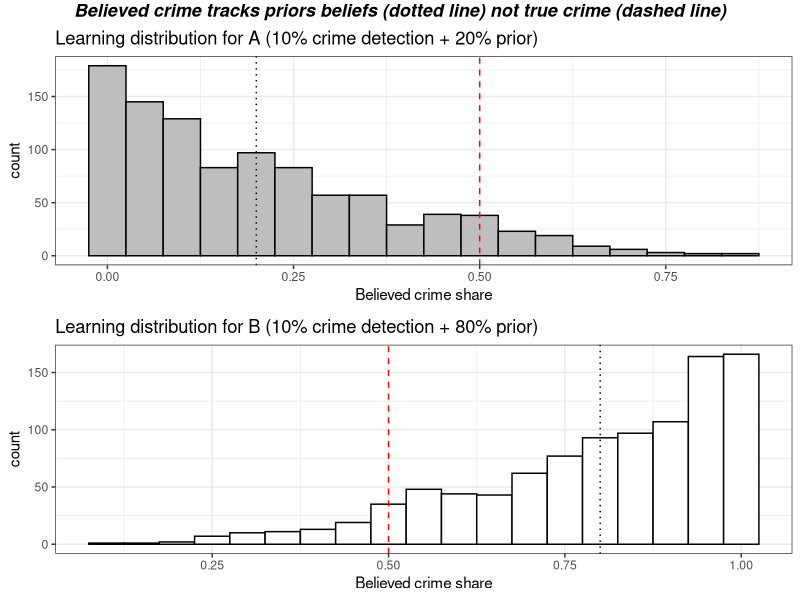
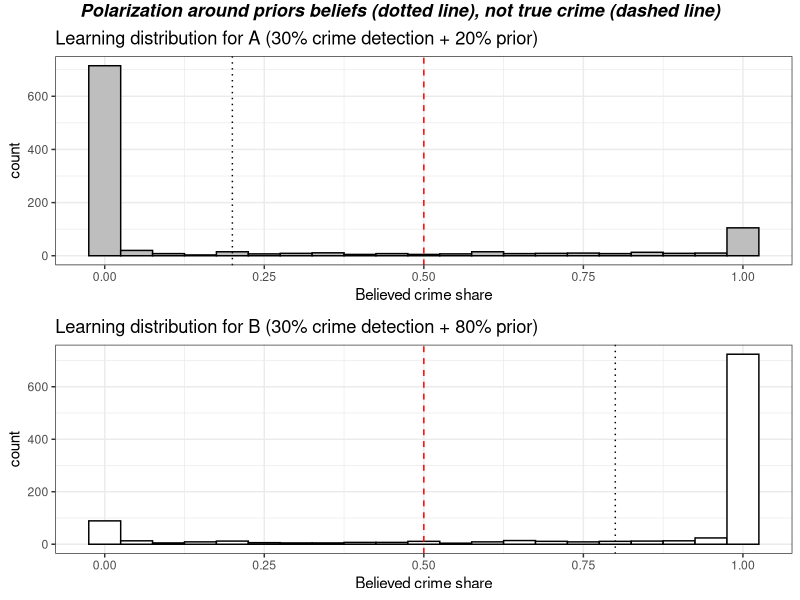

Write the R code that produced these figures, in order. (Note: a time limit stopped this script after it produced the figures.)
## ---- chunk 1
# true crime allocation between A and B
a <- 0.5
b <- 0.5

# police crime detection rate when visiting an area
x <- 0.1

# police beliefs about crime allocation between A and B -- as "ac" and "bc"
ac <- 0.2
bc <- 0.8
## ---- chunk 2
# starting matrix consisting of just two rows: "ac" and "bc" for believed crime allocation by areas A and B
start <- c(ac, bc)          # vector consisting of ac and bc
df <- data.frame(start)     # turn vector into data.frame

# update function
update <- function(df) {
      # first row from last column of matrix, picks out ac
          ac <- df[1, ncol(df)]
      # second row from last column of matrix, picks out bc
          bc <- df[2, ncol(df)]
      # flip coin for decision where to go
          outcome <- c(1, 0)
          flip <- sample(outcome, 1, prob=c(ac,bc))  # ac and bc: probabilities of coin landing A or B
      # Case 1 - police goes to area A
        if (flip==1) {
          # update ac and bc values by adding detected crime (a*x) and normalizing
          # a is true crime in A and x is true detection rate
            ac1_new <- (ac+a*x)/(ac+a*x+bc)
            bc1_new <- (bc)/(ac+a*x+bc)
          # update matrix
            add <- c(ac1_new, bc1_new)
            # dff new matrix with values of ac and bc updated after crime detection
            dff <- data.frame(add)
            df <- cbind(df, dff)
            return(df)
                        }
        # Case 2 - police goes to area B  
          else {
             # update ac and bc values by adding detected crime (b*x) and normalizing
            # b is true crime in B and x is true detection rate
            ac2_new <- (ac)/(ac+b*x+bc)
            bc2_new <- (bc+b*x)/(ac+b*x+bc)
          # update matrix
            add <- c(ac2_new, bc2_new)
            dff <- data.frame(add)
            df <- cbind(df, dff)
            return(df)
                 }
  }
## ---- chunk 3
update(df)
## ---- chunk 4
apply_n_times <- function(input, update, n){
  for(i in 1:n){            # "update" function takes its output as input up to n applications
    input <- update(input)
  }
  return(input)
}
## ---- chunk 5
# starting matrix, ac and bc believed crime proportion by areas A and B
ac <- 0.2
bc <- 0.8
start <- c(ac, bc)
df <- data.frame(start)

end <- apply_n_times(df, update, 100)
# apply function "update" to itself 100 times and assigns to "end"
end
## ---- chunk 6
# apply_update_n_times(df, update, 100)[1, ncol(end)]
# picks out first row and last column of this function  -- i.e. latest updated value of ac

# apply_update_n_times(df, update, 100)[2, ncol(end)]
# picks out second row and last column of this function  -- i.e. latest updated value of bc

# replicate function "update" 1000 times
last_ac <- replicate(1000, apply_n_times(df, update, 100)[1, ncol(end)])
last_bc <- replicate(1000, apply_n_times(df, update, 100)[2, ncol(end)])
## ---- chunk 7
library(ggplot2)
library(gridExtra) 
library(ggpubr)
library(grid)
library(gridExtra)
## ---- chunk 8
# histogram of results for latest ac values
data <- as.data.frame(last_ac)
a <- ggplot(data, aes(x=last_ac)) + 
  geom_histogram(binwidth = 0.05, color="black", fill="grey") + 
  theme_bw() +
  geom_vline(xintercept = 0.2, linetype="dotted", color = "black", size=0.5) +
  geom_vline(xintercept = 0.5, linetype="dashed", color = "red", size=0.5) +
  xlab("Believed crime share") +
  ggtitle("Learning distribution for A (10% crime detection + 20% prior)")

# histogram of results for latest bc values
data <- as.data.frame(last_bc)
b <- ggplot(data, aes(x=last_bc)) + 
  geom_histogram(binwidth = 0.05, color="black", fill="white") + 
  theme_bw() +
  geom_vline(xintercept = 0.8, linetype="dotted", color = "black", size=0.5) +
  geom_vline(xintercept = 0.5, linetype="dashed", color = "red", size=0.5) +
  xlab("Believed crime share") +
  ggtitle("Learning distribution for B (10% crime detection + 80% prior)")

grid.arrange(a, b, ncol = 1, top=textGrob("Believed crime tracks priors beliefs (dotted line) not true crime (dashed line)", vjust= 0.4, gp=gpar(fontsize=13,font=4)))
## ---- chunk 9
# true crime allocation between A and B, no longer even
a <- 0.5
b <- 0.5

# police crime detection rate when visiting an area
x <- 0.30

# police beliefs about crime allocation between A and B -- as "ac" and "bc"
ac <- 0.2
bc <- 0.8

# starting matrix, ac and bc believed crime proportion by areas A and B
start <- c(ac, bc)
df <- data.frame(start)

end <- apply_n_times(df, update, 100)
# apply function "update" to itself 100 times and assigns to "end"

# replicate function "update" 1000 times
last_ac <- replicate(1000, apply_n_times(df, update, 100)[1, ncol(end)])
last_bc <- replicate(1000, apply_n_times(df, update, 100)[2, ncol(end)])

# histogram of results for latest ac values
data <- as.data.frame(last_ac)
a <- ggplot(data, aes(x=last_ac)) + 
  geom_histogram(binwidth = 0.05, color="black", fill="grey") + 
  theme_bw() +
  geom_vline(xintercept = 0.2, linetype="dotted", color = "black", size=0.5) +
  geom_vline(xintercept = 0.5, linetype="dashed", color = "red", size=0.5) +
  xlab("Believed crime share") +
  ggtitle("Learning distribution for A (30% crime detection + 20% prior)")

# histogram of results for latest bc values
data <- as.data.frame(last_bc)
b <- ggplot(data, aes(x=last_bc)) + 
  geom_histogram(binwidth = 0.05, color="black", fill="white") + 
  theme_bw() +
  geom_vline(xintercept = 0.8, linetype="dotted", color = "black", size=0.5) +
  geom_vline(xintercept = 0.5, linetype="dashed", color = "red", size=0.5) +
  xlab("Believed crime share") +
  ggtitle("Learning distribution for B (30% crime detection + 80% prior)")

grid.arrange(a, b, ncol = 1, top=textGrob("Polarization around priors beliefs (dotted line), not true crime (dashed line)", vjust= 0.4, gp=gpar(fontsize=13,font=4)))
## ---- chunk 10
# true crime allocation between A and B, no longer even
a <- 0.2
b <- 0.8

# police crime detection rate when visiting an area
x <- 0.1

# police beliefs about crime allocation between A and B -- as "ac" and "bc"
ac <- 0.5
bc <- 0.5

# starting matrix, ac and bc believed crime proportion by areas A and B
start <- c(ac, bc)
df <- data.frame(start)

end <- apply_n_times(df, update, 100)
# apply function "update" to itself 100 times and assigns to "end"

# replicate function "update" 1000 times
last_ac <- replicate(1000, apply_n_times(df, update, 100)[1, ncol(end)])
last_bc <- replicate(1000, apply_n_times(df, update, 100)[2, ncol(end)])

# histogram of results for latest ac values
data <- as.data.frame(last_ac)
a <- ggplot(data, aes(x=last_ac)) + 
  geom_histogram(binwidth = 0.05, color="black", fill="grey") + 
  theme_bw() +
  geom_vline(xintercept = 0.2, linetype="dashed", color = "red", size=0.5) +
  geom_vline(xintercept = 0.5, linetype="dotted", color = "black", size=0.5) +
  xlab("Believed crime share") +
  ggtitle("Learning distribution for A (10% crime detection + 50% prior)")

# histogram of results for latest bc values
data <- as.data.frame(last_bc)
b <- ggplot(data, aes(x=last_bc)) + 
  geom_histogram(binwidth = 0.05, color="black", fill="white") + 
  theme_bw() +
  geom_vline(xintercept = 0.8, linetype="dashed", color = "red", size=0.5) +
  geom_vline(xintercept = 0.5, linetype="dotted", color = "black", size=0.5) +
  xlab("Believed crime share") +
  ggtitle("Learning distribution for B (10% crime detection + 50% prior)")

grid.arrange(a, b, ncol = 1, top=textGrob("Polarization close to true crime (dashed line) away from prior beliefs (dotted line)", vjust= 0.4, gp=gpar(fontsize=13,font=4)))

## ---- chunk 11
# true crime allocation between A and B, no longer even
a <- 0.49
b <- 0.51

# police crime detection rate when visiting an area
x <- 0.1

# police beliefs about crime allocation between A and B -- as "ac" and "bc"
ac <- 0.5
bc <- 0.5

# starting matrix, ac and bc believed crime proportion by areas A and B
start <- c(ac, bc)
df <- data.frame(start)

end <- apply_n_times(df, update, 500)
# apply function "update" to itself 100 times and assigns to "end"

# replicate function "update" 1000 times
last_ac <- replicate(1000, apply_n_times(df, update, 500)[1, ncol(end)])
last_bc <- replicate(1000, apply_n_times(df, update, 500)[2, ncol(end)])

# histogram of results for latest ac values
data <- as.data.frame(last_ac)
a <- ggplot(data, aes(x=last_ac)) + 
  geom_histogram(binwidth = 0.05, color="black", fill="grey") + 
  theme_bw() +
  geom_vline(xintercept = 0.49, linetype="dashed", color = "red", size=0.5) +
  geom_vline(xintercept = 0.5, linetype="dotted", color = "black", size=0.5) +
  xlab("Believed crime share") +
  ggtitle("Learning distribution for A (10% crime detection + 50% prior)")

# histogram of results for latest bc values
data <- as.data.frame(last_bc)
b <- ggplot(data, aes(x=last_bc)) + 
  geom_histogram(binwidth = 0.05, color="black", fill="white") + 
  theme_bw() +
  geom_vline(xintercept = 0.51, linetype="dashed", color = "red", size=0.5) +
  geom_vline(xintercept = 0.5, linetype="dotted", color = "black", size=0.5) +
  xlab("Believed crime share") +
  ggtitle("Learning distribution for B (10% crime detection + 50% prior)")

grid.arrange(a, b, ncol = 1, top=textGrob("Polarization away from true crime (dashed line)", vjust= 0.4, gp=gpar(fontsize=13,font=4)))
## ---- chunk 12
# true crime allocation between A and B
a <- 0.5
b <- 0.5

# police crime detection rate when visiting an area
x <- 0.1

#  crime reporting rate from citizens
r <- 0.1

# police beliefs about crime allocation between A and B -- as "ac" and "bc"
ac <- 0.2
bc <- 0.8
## ---- chunk 13
# starting matrix consisting of just two rows: "ac" and "bc" for believed crime allocation by areas A and B
start <- c(ac, bc)          # vector consisting of ac and bc
df <- data.frame(start)     # turn vector into data.frame

# update function
update_r <- function(df) {
      # first row from last column of matrix, picks out ac
          ac <- df[1, ncol(df)]
      # second row from last column of matrix, picks out bc
          bc <- df[2, ncol(df)]
      # merge with crime reporting, 1/2 weight reporting    
          ac <- (1/2*(ac)+1/2*(a*r))/((1/2*(ac)+1/2*(a*r))+(1/2*(bc)+1/2*(b*r)))
          bc <- (1/2*(bc)+1/2*(b*r))/((1/2*(ac)+1/2*(a*r))+(1/2*(bc)+1/2*(b*r)))
      # flip coin for decision where to go
          outcome <- c(1, 0)
          flip <- sample(outcome, 1, prob=c(ac,bc))  # ac and bc: probabilities of coin landing A or B
      # Case 1 - police goes to area A
        if (flip==1) {
          # update ac and bc values by adding detected crime (a*x) and normalizing
          # a is true crime in A and x is true detection rate
            ac1_new <- (ac+a*x)/(ac+a*x+bc)
            bc1_new <- (bc)/(ac+a*x+bc)
          # update matrix
            add <- c(ac1_new, bc1_new)
            # dff new matrix with values of ac and bc updated after crime detection
            dff <- data.frame(add)
            df <- cbind(df, dff)
            return(df)
                        }
        # Case 2 - police goes to area B  
          else {
             # update ac and bc values by adding detected crime (b*x) and normalizing
            # b is true crime in B and x is true detection rate
            ac2_new <- (ac)/(ac+b*x+bc)
            bc2_new <- (bc+b*x)/(ac+b*x+bc)
          # update matrix
            add <- c(ac2_new, bc2_new)
            dff <- data.frame(add)
            df <- cbind(df, dff)
            return(df)
                 }
  }
## ---- chunk 14
# starting matrix, ac and bc believed crime proportion by areas A and B
start <- c(ac, bc)
df <- data.frame(start)

end <- apply_n_times(df, update_r, 100)
# apply function "update" to itself 100 times and assigns to "end"

# replicate function "update" 1000 times
last_ac <- replicate(1000, apply_n_times(df, update_r, 100)[1, ncol(end)])
last_bc <- replicate(1000, apply_n_times(df, update_r, 100)[2, ncol(end)])

# histogram of results for latest ac values
data <- as.data.frame(last_ac)
a <- ggplot(data, aes(x=last_ac)) + 
  geom_histogram(binwidth = 0.05, color="black", fill="grey") + 
  theme_bw() +
  geom_vline(xintercept = 0.2, linetype="dotted", color = "black", size=0.5) +
  geom_vline(xintercept = 0.5, linetype="dashed", color = "red", size=0.5) +
  xlab("Believed crime share") +
  ggtitle("Learning distribution for A (10% crime detection + 20% prior)")

# histogram of results for latest bc values
data <- as.data.frame(last_bc)
b <- ggplot(data, aes(x=last_bc)) + 
  geom_histogram(binwidth = 0.05, color="black", fill="white") + 
  theme_bw() +
  geom_vline(xintercept = 0.8, linetype="dotted", color = "black", size=0.5) +
  geom_vline(xintercept = 0.5, linetype="dashed", color = "red", size=0.5) +
  xlab("Believed crime share") +
  ggtitle("Learning distribution for B (10% crime detection + 80% prior)")

grid.arrange(a, b, ncol = 1, top=textGrob("Convergence to true crime (dashed line) thanks to crime reports", vjust= 0.4, gp=gpar(fontsize=13,font=4)))

## ---- chunk 15
# true crime allocation between A and B
a <- 0.5
b <- 0.5

# police crime detection rate when visiting an area
x <- 0.6

#  crime reporting rate from citizens
r <- 0.6

# police beliefs about crime allocation between A and B -- as "ac" and "bc"
ac <- 0.2
bc <- 0.8
## ---- chunk 16
# starting matrix consisting of just two rows: "ac" and "bc" for believed crime allocation by areas A and B
start <- c(ac, bc)          # vector consisting of ac and bc
df <- data.frame(start)     # turn vector into data.frame

# update function
update_r <- function(df) {
      # first row from last column of matrix, picks out ac
          ac <- df[1, ncol(df)]
      # second row from last column of matrix, picks out bc
          bc <- df[2, ncol(df)]
      # merge with crime reporting, 1/2 weight reporting    
          ac <- (1/2*(ac)+1/2*(a*r))/((1/2*(ac)+1/2*(a*r))+(1/2*(bc)+1/2*(b*r)))
          bc <- (1/2*(bc)+1/2*(b*r))/((1/2*(ac)+1/2*(a*r))+(1/2*(bc)+1/2*(b*r)))
      # flip coin for decision where to go
          outcome <- c(1, 0)
          flip <- sample(outcome, 1, prob=c(ac,bc))  # ac and bc: probabilities of coin landing A or B
      # Case 1 - police goes to area A
        if (flip==1) {
          # update ac and bc values by adding detected crime (a*x) and normalizing
          # a is true crime in A and x is true detection rate
            ac1_new <- (ac+a*x)/(ac+a*x+bc)
            bc1_new <- (bc)/(ac+a*x+bc)
          # update matrix
            add <- c(ac1_new, bc1_new)
            # dff new matrix with values of ac and bc updated after crime detection
            dff <- data.frame(add)
            df <- cbind(df, dff)
            return(df)
                        }
        # Case 2 - police goes to area B  
          else {
             # update ac and bc values by adding detected crime (b*x) and normalizing
            # b is true crime in B and x is true detection rate
            ac2_new <- (ac)/(ac+b*x+bc)
            bc2_new <- (bc+b*x)/(ac+b*x+bc)
          # update matrix
            add <- c(ac2_new, bc2_new)
            dff <- data.frame(add)
            df <- cbind(df, dff)
            return(df)
                 }
  }
## ---- chunk 17
# starting matrix, ac and bc believed crime proportion by areas A and B
start <- c(ac, bc)
df <- data.frame(start)

end <- apply_n_times(df, update_r, 100)
# apply function "update" to itself 100 times and assigns to "end"

# replicate function "update" 1000 times
last_ac <- replicate(1000, apply_n_times(df, update_r, 100)[1, ncol(end)])
last_bc <- replicate(1000, apply_n_times(df, update_r, 100)[2, ncol(end)])

# histogram of results for latest ac values
data <- as.data.frame(last_ac)
a <- ggplot(data, aes(x=last_ac)) + 
  geom_histogram(binwidth = 0.05, color="black", fill="grey") + 
  theme_bw() +
  geom_vline(xintercept = 0.2, linetype="dotted", color = "black", size=0.5) +
  geom_vline(xintercept = 0.5, linetype="dashed", color = "red", size=0.5) +
  xlab("Believed crime share") +
  ggtitle("Learning distribution for A (10% crime detection + 20% prior)")

# histogram of results for latest bc values
data <- as.data.frame(last_bc)
b <- ggplot(data, aes(x=last_bc)) + 
  geom_histogram(binwidth = 0.05, color="black", fill="white") + 
  theme_bw() +
  geom_vline(xintercept = 0.8, linetype="dotted", color = "black", size=0.5) +
  geom_vline(xintercept = 0.5, linetype="dashed", color = "red", size=0.5) +
  xlab("Believed crime share") +
  ggtitle("Learning distribution for B (10% crime detection + 80% prior)")

grid.arrange(a, b, ncol = 1, top=textGrob("Split around true crime (dashed line) even with crime reports", vjust= 0.4, gp=gpar(fontsize=13,font=4)))

## ---- chunk 18
# true crime allocation between A and B
a <- 0.55
b <- 0.45

# police crime detection rate when visiting an area
x <- 0.1

#  crime reporting rate from citizens
r <- 0.1

# police beliefs about crime allocation between A and B -- as "ac" and "bc"
ac <- 0.2
bc <- 0.8
## ---- chunk 19
# starting matrix consisting of just two rows: "ac" and "bc" for believed crime allocation by areas A and B
start <- c(ac, bc)          # vector consisting of ac and bc
df <- data.frame(start)     # turn vector into data.frame

# update function
update_rp <- function(df) {
      # first row from last column of matrix, picks out ac
          ac <- df[1, ncol(df)]
      # second row from last column of matrix, picks out bc
          bc <- df[2, ncol(df)]
      # merge with crime reporting, 1/2 weight reporting    
          wr <- 1/2 # weight for reports r
          wp <- 1/2 # weight for police p
          ac <- (wp*(ac)+wr*(a*r))/((wp*(ac)+wr*(a*r))+(wp*(bc)+wr*(b*r)))
          bc <- (wp*(bc)+wr*(b*r))/((wp*(ac)+wr*(a*r))+(wp*(bc)+wr*(b*r)))
      
      # update ac and bc values by adding detected crime (a*x) and normalizing
      # a is true crime in A and x is true detection rate
      # detection rate of crime (a*x and b*x) in a and b is weighted by prior beliefs (ac, bc), so a*x*ac and b*x*bc
            ac_new <- (ac+a*x*ac)/((ac+a*x*ac)+(bc+b*x*bc))
            bc_new <- (bc+b*x*bc)/((ac+a*x*ac)+(bc+b*x*bc))
      # update matrix
            add <- c(ac_new, bc_new)
      # dff new matrix with values of ac and bc updated after crime detection
            dff <- data.frame(add)
            df <- cbind(df, dff)
            return(df)
                   }
## ---- chunk 20
# starting matrix, ac and bc believed crime proportion by areas A and B
start <- c(ac, bc)
df <- data.frame(start)
end <- apply_n_times(df, update_rp, 100) # repeat updating n times
share_a <- as.numeric(as.data.frame(end)[1,]) # collect ac values
share_b <- as.numeric(as.data.frame(end)[2,]) # collect bc values
iterations <- c(0:100) # label for numbers of iterations
data.frame(iterations, share_a, share_b)
## ---- chunk 21
# histogram of results for latest ac values
data <- data.frame(iterations, share_a, share_b)
a <- ggplot(data) + 
  geom_point(aes(x=iterations, y=share_a), color="blue") +
  geom_point(aes(x=iterations, y=share_b), color="red") +
  theme_bw() +
  ylim(0, 1) +
  geom_hline(yintercept = 0.45, linetype="dashed", color = "red", size=0.5) +
  geom_hline(yintercept = 0.55, linetype="dashed", color = "blue", size=0.5) +
  ylab("Beliefs about crime shares by area") +
  ggtitle("Quasi convergence to true crimes shares (dashed lines)")
a 
## ---- chunk 22
# true crime allocation between A and B
a <- 0.55
b <- 0.45

# police crime detection rate when visiting an area
x <- 0.1

#  crime reporting rate from citizens
r <- 0.1

# police beliefs about crime allocation between A and B -- as "ac" and "bc"
ac <- 0.2
bc <- 0.8
## ---- chunk 23
# starting matrix consisting of just two rows: "ac" and "bc" for believed crime allocation by areas A and B
start <- c(ac, bc)          # vector consisting of ac and bc
df <- data.frame(start)     # turn vector into data.frame

# update function
update_rp <- function(df) {
      # first row from last column of matrix, picks out ac
          ac <- df[1, ncol(df)]
      # second row from last column of matrix, picks out bc
          bc <- df[2, ncol(df)]
      # merge with crime reporting, 1/2 weight reporting    
          wr <- 0 # weight for reports r
          wp <- 1 # weight for police p
          ac <- (wp*(ac)+wr*(a*r))/((wp*(ac)+wr*(a*r))+(wp*(bc)+wr*(b*r)))
          bc <- (wp*(bc)+wr*(b*r))/((wp*(ac)+wr*(a*r))+(wp*(bc)+wr*(b*r)))
      
      # update ac and bc values by adding detected crime (a*x) and normalizing
      # a is true crime in A and x is true detection rate
      # detection rate of crime (a*x and b*x) in a and b is weighted by prior beliefs (ac, bc), so a*x*ac and b*x*bc
            ac_new <- (ac+a*x*ac)/((ac+a*x*ac)+(bc+b*x*bc))
            bc_new <- (bc+b*x*bc)/((ac+a*x*ac)+(bc+b*x*bc))
      # update matrix
            add <- c(ac_new, bc_new)
      # dff new matrix with values of ac and bc updated after crime detection
            dff <- data.frame(add)
            df <- cbind(df, dff)
            return(df)
                   }
## ---- chunk 24
# starting matrix, ac and bc believed crime proportion by areas A and B
start <- c(ac, bc)
df <- data.frame(start)
end <- apply_n_times(df, update_rp, 500) # repeat updating n times
share_a <- as.numeric(as.data.frame(end)[1,]) # collect ac values
share_b <- as.numeric(as.data.frame(end)[2,]) # collect bc values
iterations <- c(0:500) # label for numbers of iterations
data.frame(iterations, share_a, share_b)
## ---- chunk 25
# histogram of results for latest ac values
data <- data.frame(iterations, share_a, share_b)
a <- ggplot(data) + 
  geom_point(aes(x=iterations, y=share_a), color="blue") +
  geom_point(aes(x=iterations, y=share_b), color="red") +
  theme_bw() +
  ylim(0, 1) +
  geom_hline(yintercept = 0.45, linetype="dashed", color = "red", size=0.5) +
  geom_hline(yintercept = 0.55, linetype="dashed", color = "blue", size=0.5) +
  ylab("Beliefs about crime shares by area") +
  ggtitle("No crime reporting - winner takes all driven by true crime shares (dashed lines)")
a 
## ---- chunk 26
# true crime allocation between A and B
a <- 0.5
b <- 0.5

# police crime detection rate when visiting an area
x <- 0.1

#  crime reporting rate from citizens
r <- 0.1

# police beliefs about crime allocation between A and B -- as "ac" and "bc"
ac <- 0.2
bc <- 0.8
## ---- chunk 27
# starting matrix, ac and bc believed crime proportion by areas A and B
start <- c(ac, bc)
df <- data.frame(start)
end <- apply_n_times(df, update_rp, 500) # repeat updating n times
share_a <- as.numeric(as.data.frame(end)[1,]) # collect ac values
share_b <- as.numeric(as.data.frame(end)[2,]) # collect bc values
iterations <- c(0:500) # label for numbers of iterations
## ---- chunk 28
# histogram of results for latest ac values
data <- data.frame(iterations, share_a, share_b)
a <- ggplot(data) + 
  geom_point(aes(x=iterations, y=share_a), color="blue") +
  geom_point(aes(x=iterations, y=share_b), color="red") +
  theme_bw() +
  ylim(0, 1) +
  geom_hline(yintercept = 0.45, linetype="dashed", color = "red", size=0.5) +
  geom_hline(yintercept = 0.55, linetype="dashed", color = "blue", size=0.5) +
  ylab("Beliefs about crime shares by area") +
  ggtitle("Even priors - no learning about true crime shares (dashed lines)")
a 
